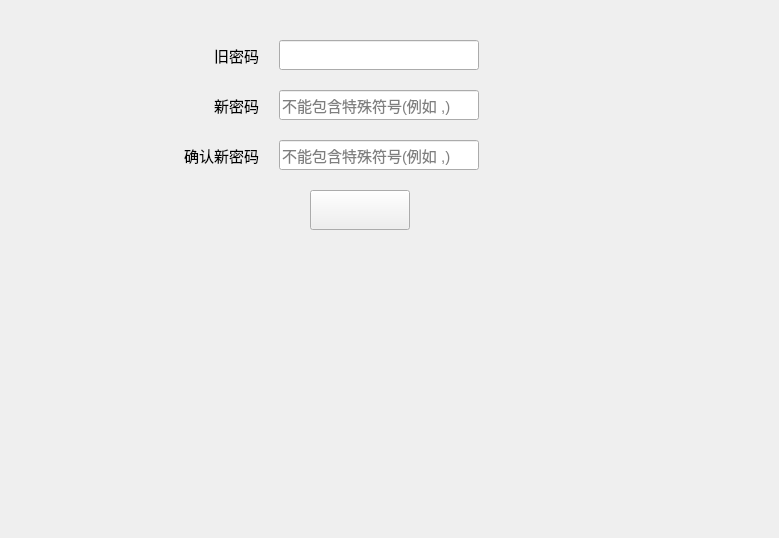
<?xml version="1.0" encoding="UTF-8"?>
<ui version="4.0">
 <class>ModifyPasswdPage</class>
 <widget class="QWidget" name="ModifyPasswdPage">
  <property name="geometry">
   <rect>
    <x>0</x>
    <y>0</y>
    <width>779</width>
    <height>538</height>
   </rect>
  </property>
  <property name="windowTitle">
   <string>ModifyPasswdPage</string>
  </property>
  <property name="styleSheet">
   <string notr="true">#ModifyPasswdPage{
	border-image: url(:/MBRClient/Resources/image/r_bg.png);
}
QLabel,QLineEdit{
font-family:&quot;微软雅黑&quot;;
font-size:15px;
}
#btn_confirm{
	border-image: url(:/MBRClient/Resources/image/set/set_ipcf.png);
}
#btn_confirm:hover{
	border-image: url(:/MBRClient/Resources/image/set/set_ipcf_hover.png);
}
#btn_confirm:pressed{
	border-image: url(:/MBRClient/Resources/image/set_ipcf_pressed.png);
}
#btn_confirm:disabled{
	border-image: url(:/MBRClient/Resources/image/set_ipcf_disabled.png);
}</string>
  </property>
  <layout class="QVBoxLayout" name="verticalLayout_2">
   <property name="spacing">
    <number>20</number>
   </property>
   <property name="leftMargin">
    <number>50</number>
   </property>
   <property name="topMargin">
    <number>40</number>
   </property>
   <property name="rightMargin">
    <number>300</number>
   </property>
   <property name="bottomMargin">
    <number>0</number>
   </property>
   <item>
    <layout class="QVBoxLayout" name="verticalLayout">
     <property name="spacing">
      <number>20</number>
     </property>
     <item>
      <layout class="QHBoxLayout" name="horizontalLayout">
       <property name="spacing">
        <number>20</number>
       </property>
       <item>
        <widget class="QLabel" name="lbl_oldPasswd">
         <property name="text">
          <string>旧密码</string>
         </property>
         <property name="alignment">
          <set>Qt::AlignRight|Qt::AlignTrailing|Qt::AlignVCenter</set>
         </property>
        </widget>
       </item>
       <item>
        <widget class="QLineEdit" name="lEdit_oldPasswd">
         <property name="minimumSize">
          <size>
           <width>200</width>
           <height>30</height>
          </size>
         </property>
         <property name="maximumSize">
          <size>
           <width>200</width>
           <height>30</height>
          </size>
         </property>
         <property name="echoMode">
          <enum>QLineEdit::Password</enum>
         </property>
        </widget>
       </item>
      </layout>
     </item>
     <item>
      <layout class="QHBoxLayout" name="horizontalLayout_2">
       <property name="spacing">
        <number>20</number>
       </property>
       <item>
        <widget class="QLabel" name="lbl_newPasswd">
         <property name="text">
          <string>新密码</string>
         </property>
         <property name="alignment">
          <set>Qt::AlignRight|Qt::AlignTrailing|Qt::AlignVCenter</set>
         </property>
        </widget>
       </item>
       <item>
        <widget class="QLineEdit" name="lEdit_newPasswd">
         <property name="minimumSize">
          <size>
           <width>200</width>
           <height>30</height>
          </size>
         </property>
         <property name="maximumSize">
          <size>
           <width>200</width>
           <height>30</height>
          </size>
         </property>
         <property name="echoMode">
          <enum>QLineEdit::Password</enum>
         </property>
         <property name="placeholderText">
          <string>不能包含特殊符号(例如 ,)</string>
         </property>
        </widget>
       </item>
      </layout>
     </item>
     <item>
      <layout class="QHBoxLayout" name="horizontalLayout_3">
       <property name="spacing">
        <number>20</number>
       </property>
       <item>
        <widget class="QLabel" name="lbl_newPasswdAgain">
         <property name="text">
          <string>确认新密码</string>
         </property>
         <property name="alignment">
          <set>Qt::AlignRight|Qt::AlignTrailing|Qt::AlignVCenter</set>
         </property>
        </widget>
       </item>
       <item>
        <widget class="QLineEdit" name="lEdit_newPasswdAgain">
         <property name="minimumSize">
          <size>
           <width>200</width>
           <height>30</height>
          </size>
         </property>
         <property name="maximumSize">
          <size>
           <width>200</width>
           <height>30</height>
          </size>
         </property>
         <property name="echoMode">
          <enum>QLineEdit::Password</enum>
         </property>
         <property name="placeholderText">
          <string>不能包含特殊符号(例如 ,)</string>
         </property>
        </widget>
       </item>
      </layout>
     </item>
    </layout>
   </item>
   <item>
    <layout class="QHBoxLayout" name="horizontalLayout_4">
     <item>
      <spacer name="horizontalSpacer">
       <property name="orientation">
        <enum>Qt::Horizontal</enum>
       </property>
       <property name="sizeType">
        <enum>QSizePolicy::Fixed</enum>
       </property>
       <property name="sizeHint" stdset="0">
        <size>
         <width>260</width>
         <height>20</height>
        </size>
       </property>
      </spacer>
     </item>
     <item>
      <widget class="QPushButton" name="btn_confirm">
       <property name="minimumSize">
        <size>
         <width>100</width>
         <height>40</height>
        </size>
       </property>
       <property name="maximumSize">
        <size>
         <width>100</width>
         <height>40</height>
        </size>
       </property>
       <property name="text">
        <string/>
       </property>
       <property name="autoDefault">
        <bool>true</bool>
       </property>
      </widget>
     </item>
     <item>
      <spacer name="horizontalSpacer_2">
       <property name="orientation">
        <enum>Qt::Horizontal</enum>
       </property>
       <property name="sizeHint" stdset="0">
        <size>
         <width>40</width>
         <height>20</height>
        </size>
       </property>
      </spacer>
     </item>
    </layout>
   </item>
   <item>
    <spacer name="verticalSpacer">
     <property name="orientation">
      <enum>Qt::Vertical</enum>
     </property>
     <property name="sizeHint" stdset="0">
      <size>
       <width>20</width>
       <height>275</height>
      </size>
     </property>
    </spacer>
   </item>
  </layout>
 </widget>
 <layoutdefault spacing="6" margin="11"/>
 <resources>
  <include location="MBRClient.qrc"/>
 </resources>
 <connections/>
</ui>
